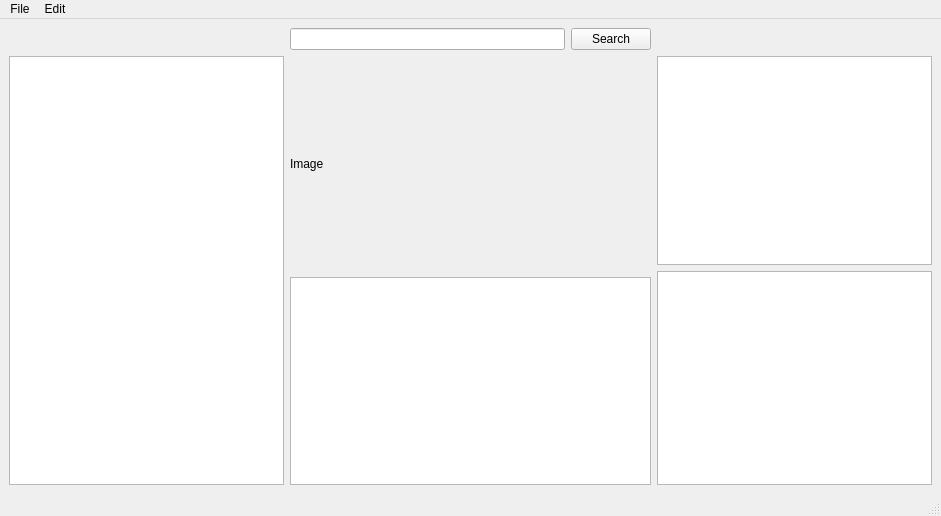
<?xml version="1.0" encoding="UTF-8"?>
<ui version="4.0">
 <class>MainWindow</class>
 <widget class="QMainWindow" name="MainWindow">
  <property name="geometry">
   <rect>
    <x>0</x>
    <y>0</y>
    <width>941</width>
    <height>516</height>
   </rect>
  </property>
  <property name="windowTitle">
   <string>MainWindow</string>
  </property>
  <widget class="QWidget" name="centralwidget">
   <layout class="QGridLayout" name="gridLayout">
    <item row="0" column="2">
     <widget class="QPushButton" name="pushButton_2">
      <property name="text">
       <string>Search</string>
      </property>
     </widget>
    </item>
    <item row="1" column="1" rowspan="2" colspan="2">
     <widget class="QLabel" name="imageLabel">
      <property name="text">
       <string>Image</string>
      </property>
     </widget>
    </item>
    <item row="1" column="3">
     <widget class="QListView" name="classPane"/>
    </item>
    <item row="2" column="3" rowspan="2">
     <widget class="QListView" name="labelPane"/>
    </item>
    <item row="0" column="1">
     <widget class="QLineEdit" name="lineEdit">
      <property name="text">
       <string/>
      </property>
     </widget>
    </item>
    <item row="3" column="1" colspan="2">
     <widget class="QListView" name="fileList"/>
    </item>
    <item row="1" column="0" rowspan="3">
     <widget class="QTreeView" name="directoryTree"/>
    </item>
   </layout>
  </widget>
  <widget class="QMenuBar" name="menubar">
   <property name="geometry">
    <rect>
     <x>0</x>
     <y>0</y>
     <width>941</width>
     <height>21</height>
    </rect>
   </property>
   <widget class="QMenu" name="menuFile">
    <property name="title">
     <string>File</string>
    </property>
    <addaction name="actionNew"/>
    <addaction name="actionOpen"/>
    <addaction name="actionSave"/>
   </widget>
   <widget class="QMenu" name="menuEdit">
    <property name="title">
     <string>Edit</string>
    </property>
    <addaction name="actionUndo"/>
    <addaction name="actionRedo"/>
   </widget>
   <addaction name="menuFile"/>
   <addaction name="menuEdit"/>
  </widget>
  <widget class="QStatusBar" name="statusbar"/>
  <action name="actionNew">
   <property name="text">
    <string>New</string>
   </property>
  </action>
  <action name="actionOpen">
   <property name="text">
    <string>Open</string>
   </property>
  </action>
  <action name="actionSave">
   <property name="text">
    <string>Save</string>
   </property>
  </action>
  <action name="actionUndo">
   <property name="text">
    <string>Undo</string>
   </property>
  </action>
  <action name="actionRedo">
   <property name="text">
    <string>Redo</string>
   </property>
  </action>
 </widget>
 <resources/>
 <connections/>
</ui>
